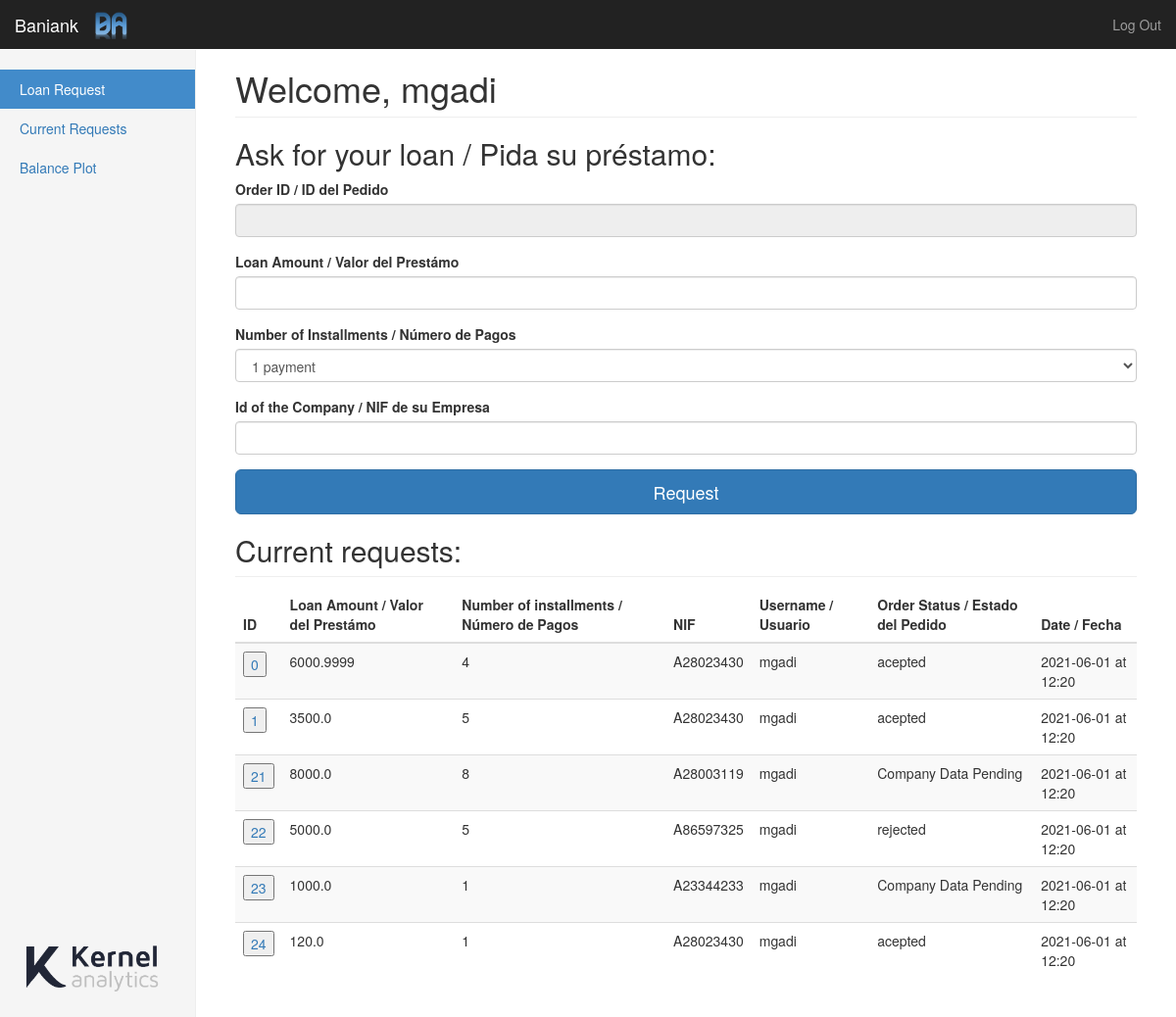
/loan (signed in), run on the app's committed database.
### app.py (models this page shows)
class User(UserMixin, db.Model):
    id = db.Column(db.Integer, primary_key=True)
    username = db.Column(db.String(15), unique=True)
    email = db.Column(db.String(50), unique=True)
    password = db.Column(db.String(80))
    profile = db.Column(db.String(80), default='customer')

class Loan(UserMixin, db.Model):
    id = db.Column(db.Integer, primary_key=True)
    loan_amount = db.Column(db.Float())
    number_of_installments = db.Column(db.Integer())
    username = db.Column(db.String(15))
    nif = db.Column(db.String(9))
    status = db.Column(db.String(15))
    monthly_payment = db.Column(db.Float())
    data_timestamp = db.Column(db.DateTime, default=datetime.utcnow)

### app.py (the view, shortened to what this page needs)
@app.route('/loan', methods=['GET', 'POST'])
@login_required
def loan():
    form = LoanForm()
    message = ''
    order_history = Loan.query.filter_by(username=current_user.username)
    return render_template('loan.html', form=form, \
                           rows=order_history, \
                           message=message, \
                           name=current_user.username, \
                           bank_name=BANK_NAME,
                           companies=Company.query.filter_by(username=current_user.username))

### app.py
class LoanForm(FlaskForm):
    rowid = StringField('Order ID / ID del Pedido')
    loan_amount = MyFloatField('Loan Amount / Valor del Prestámo ', validators=[InputRequired()])
    number_of_installments = SelectField('Number of Installments / Número de Pagos', choices=[('1', '1 payment'), ('2', '2 payments'), ('3', '3 payments'), ('4', '4 payments'),('5', '5 payments'), ('6', '6 payments'), ('7', '7 payments'), ('8', '8 payments')])
    nif = StringField('Id of the Company / NIF de su Empresa', validators=[InputRequired(), Length(min=9, max=9)],default='')

### app.py (called while the page is built)
@login_manager.user_loader
def load_user(user_id):
    return User.query.get(int(user_id))

### templates/loan.html (shortened to what this page needs)
{% extends "bootstrap/base.html" %}
{% import "bootstrap/wtf.html" as wtf %}
{% block styles %}
{{super()}}
<link rel="stylesheet" href="{{url_for('.static', filename='dashboard.css')}}">
{% endblock %}
{% block content %}
    <nav class="navbar navbar-inverse navbar-fixed-top">
      <div class="container-fluid">
        <div class="navbar-header">
          <img src="{{url_for('.static', filename='logo.png')}}" alt="Baniank logo" height="40" >
          <div class="navbar-brand">{{bank_name}}</div>
        </div>
        <div id="navbar" class="navbar-collapse collapse">
          <ul class="nav navbar-nav navbar-right">
            <li><a href="{{ url_for('logout') }}">Log Out</a></li>
          </ul>
        </div>
      </div>
    </nav>
    <div class="container-fluid">
      <div class="row">
        <div class="col-sm-3 col-md-2 sidebar">
          <ul class="nav nav-sidebar">
            <li class="active"><a href="/loan">Loan Request<span class="sr-only">(current)</span></a></li>
            <li class="inactive"><a href="/currents">Current Requests<span class="sr-only">(current)</span></a></li>
            <li class="inactive"><a href="/balance_plot">Balance Plot<span class="sr-only">(current)</span></a></li>
          </ul>
          <div style="position: absolute; bottom: 20px;"><img src="{{url_for('.static', filename='ka-complete.png')}}" width="150px"></div>
        </div>
        <div class="col-sm-9 col-sm-offset-3 col-md-10 col-md-offset-2 main">
          <h1 class="page-header">Welcome, {{ name }}</h1>
          {% if message == '' %}
              <form class="form-signin" method="POST" action="/loan">
                <h2 class="form-signin-heading">Ask for your loan / Pida su préstamo:</h2>
                {{ wtf.form_field(form.rowid, readonly="readonly") }}
                {{ wtf.form_field(form.loan_amount) }}
                {{ wtf.form_field(form.number_of_installments) }}
                {{ wtf.form_field(form.nif, list="companies") }}
                <button class="btn btn-lg btn-primary btn-block" type="submit">Request</button>
              </form>
           {% else %}
              <h2> {{ message }} </h2>
           {% endif %}
           <h2 class="sub-header">Current requests:</h2>
           <div class="table-responsive">
            <table id="myTable" class="table table-striped">
              <thead>
                <tr>
                  <th>ID</th>
                  <th>Loan Amount / Valor del Prestámo</th>
                  <th>Number of installments / Número de Pagos</th>
                  <th>NIF</th>
                  <th>Username / Usuario</th>
                  <th>Order Status / Estado del Pedido</th>
                  <th>Date / Fecha</th>
                </tr>
              </thead>
              <tbody>
                {% for row in rows %}
                <tr>
                    <td> <a><form action="/loan" method="POST">
                         <input type="submit" value={{ row.id }}>
                    </form> </a></td>
                    <td> {{ row.loan_amount }}</td>
                    <td> {{ row.number_of_installments }} </td>
                    <td> {{ row.nif }} </td>
                    <td> {{ row.username }} </td>
                    <td> {{ row.status }} </td>
                    <td> {{ row.data_timestamp.strftime('%Y-%m-%d at %H:%M') }} </td>
                </tr>
                {% endfor %}
              </tbody>
            </table>
          </div>
        </div>
      </div>
    </div>
{% endblock %}

### static/dashboard.css (style rules this page uses)
body { padding-top: 50px; }
img { padding-top: 10px; }
.sub-header { padding-bottom: 10px; border-bottom: 1px solid #eee; }
.navbar-fixed-top { border: 0; }
.sidebar { display: none; }
@media (min-width: 768px) { .sidebar { position: fixed; top: 51px; bottom: 0; left: 0; z-index: 1000; display: block; padding: 20px; overflow-x: hidden; overflow-y: auto; background-color: #f5f5f5; border-right: 1px solid #eee; } }
.nav-sidebar { margin-right: -21px; margin-bottom: 20px; margin-left: -20px; }
.nav-sidebar > li > a { padding-right: 20px; padding-left: 20px; }
.nav-sidebar > .active > a, .nav-sidebar > .active > a:hover, .nav-sidebar > .active > a:focus { color: #fff; background-color: #428bca; }
.main { padding: 20px; }
@media (min-width: 768px) { .main { padding-right: 40px; padding-left: 40px; } }
.main .page-header { margin-top: 0; }

### data on the page
User: username "mgadi"
Loan: id "0", loan_amount "6000.9999", number_of_installments "4", nif "A28023430", username "mgadi", status "acepted", data_timestamp "2021-06-01 at 12:20"
Loan: id "1", loan_amount "3500.0", number_of_installments "5", nif "A28023430", username "mgadi", status "acepted", data_timestamp "2021-06-01 at 12:20"
Loan: id "21", loan_amount "8000.0", number_of_installments "8", nif "A28003119", username "mgadi", status "Company Data Pending", data_timestamp "2021-06-01 at 12:20"
Loan: id "22", loan_amount "5000.0", number_of_installments "5", nif "A86597325", username "mgadi", status "rejected", data_timestamp "2021-06-01 at 12:20"
Loan: id "23", loan_amount "1000.0", number_of_installments "1", nif "A23344233", username "mgadi", status "Company Data Pending", data_timestamp "2021-06-01 at 12:20"
Loan: id "24", loan_amount "120.0", number_of_installments "1", nif "A28023430", username "mgadi", status "acepted", data_timestamp "2021-06-01 at 12:20"

### other printed values
{{ bank_name }} "Baniank"
